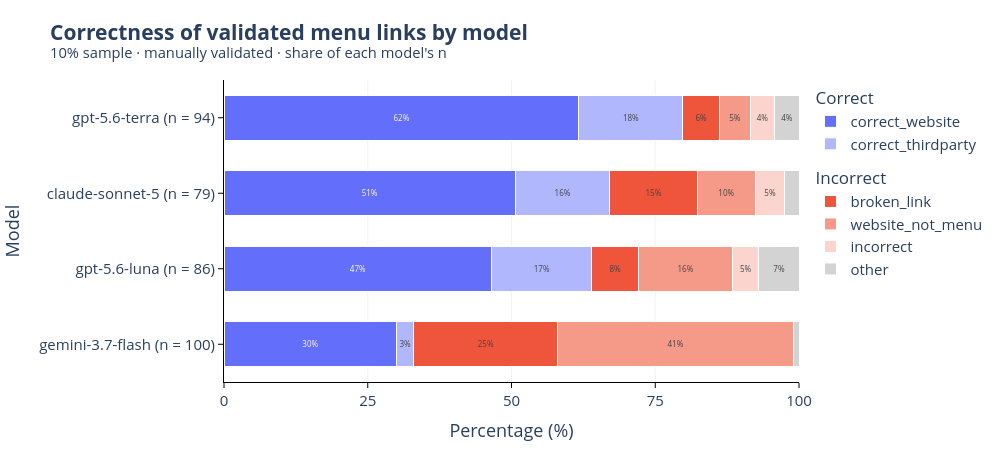

Write notebook code for a chart like this one.
### Code cell
correct_categories = ['correct_website', 'correct_thirdparty']
incorrect_categories = ['broken_link', 'website_not_menu', 'incorrect', 'other']
n_per_model = category_counts_raw.sum(axis=1)
# percentage of each model's own n, since the models don't have the same number of annotated links
category_share = category_counts_raw.div(n_per_model, axis=0) * 100
pct_correct = category_share[correct_categories].sum(axis=1)
model_labels = [f"{m} (n = {n_per_model[m]})" for m in category_counts_raw.index]

# ascending, since the first category is drawn at the bottom -> highest share of correct responses on top
model_order = [f"{m} (n = {n_per_model[m]})" for m in pct_correct.sort_values().index]

fig = go.Figure()

for group, categories in [("Correct", correct_categories), ("Incorrect", incorrect_categories)]:
    for category in categories:
        pct = category_share[category].values
        fig.add_trace(go.Bar(
            x=pct,
            y=model_labels,
            orientation="h",
            name=category,
            marker_color=CATEGORY_COLORS[category],
            legendgroup=group,
            legendgrouptitle_text=group,
            customdata=np.stack([pct, category_counts_raw[category].values], axis=-1),
            text=[f"{v:.0f}%" if v > 0 else "" for v in pct],
            textposition="inside",
            insidetextanchor="middle",
            textangle=0,
            hovertemplate=f"<b>%{{y}}</b><br>{category}: %{{customdata[0]:.1f}}% (%{{customdata[1]}})<extra></extra>",
        ))

fig.update_traces(width=0.6, marker_line_color="white", marker_line_width=1)

fig.update_layout(
    title=plot_title("Correctness of validated menu links by model", "10% sample · manually validated · share of each model's n"),
    barmode="stack",
    xaxis=dict(title="Percentage (%)", range=[0, 100], dtick=25),
    yaxis=dict(title="Model", categoryorder="array", categoryarray=model_order),
    uniformtext=dict(minsize=8, mode="hide"),
    height=450,
    width=1000,
    legend=dict(
        orientation="v",
        xanchor="left",
        traceorder="grouped",  # plotly reverses the legend for stacked bars by default
    ),
    margin=MARGIN,
)

fig.update_xaxes(
    showgrid=True,
    gridcolor="#e5e5e5",
    gridwidth=0.5
)

save_plot(fig, 'correctes-validated-menu-links-pr-model-10%.svg')
fig.show()

### Figure 1 — Plotly figure (JSON) as saved in the notebook; plotly's stock layout.template omitted (floating-point values rounded to 4 significant figures)
{"data": [{"customdata": [[50.63, 40.0], [30.0, 30.0], [46.51, 40.0], [61.7, 58.0]], "hovertemplate": "<b>%{y}</b><br>correct_website: %{customdata[0]:.1f}% (%{customdata[1]})<extra></extra>", "insidetextanchor": "middle", "legendgroup": "Correct", "legendgrouptitle": {"text": "Correct"}, "marker": {"color": "#636EFA", "line": {"color": "white", "width": 1}}, "name": "correct_website", "orientation": "h", "text": ["51%", "30%", "47%", "62%"], "textangle": 0, "textposition": "inside", "type": "bar", "width": 0.6, "x": [50.63, 30.0, 46.51, 61.7], "y": ["claude-sonnet-5 (n = 79)", "gemini-3.7-flash (n = 100)", "gpt-5.6-luna (n = 86)", "gpt-5.6-terra (n = 94)"]}, {"customdata": [[16.46, 13.0], [3.0, 3.0], [17.44, 15.0], [18.09, 17.0]], "hovertemplate": "<b>%{y}</b><br>correct_thirdparty: %{customdata[0]:.1f}% (%{customdata[1]})<extra></extra>", "insidetextanchor": "middle", "legendgroup": "Correct", "legendgrouptitle": {"text": "Correct"}, "marker": {"color": "#B1B7FD", "line": {"color": "white", "width": 1}}, "name": "correct_thirdparty", "orientation": "h", "text": ["16%", "3%", "17%", "18%"], "textangle": 0, "textposition": "inside", "type": "bar", "width": 0.6, "x": [16.46, 3.0, 17.44, 18.09], "y": ["claude-sonnet-5 (n = 79)", "gemini-3.7-flash (n = 100)", "gpt-5.6-luna (n = 86)", "gpt-5.6-terra (n = 94)"]}, {"customdata": [[15.19, 12.0], [25.0, 25.0], [8.14, 7.0], [6.383, 6.0]], "hovertemplate": "<b>%{y}</b><br>broken_link: %{customdata[0]:.1f}% (%{customdata[1]})<extra></extra>", "insidetextanchor": "middle", "legendgroup": "Incorrect", "legendgrouptitle": {"text": "Incorrect"}, "marker": {"color": "#EF553B", "line": {"color": "white", "width": 1}}, "name": "broken_link", "orientation": "h", "text": ["15%", "25%", "8%", "6%"], "textangle": 0, "textposition": "inside", "type": "bar", "width": 0.6, "x": [15.19, 25.0, 8.14, 6.383], "y": ["claude-sonnet-5 (n = 79)", "gemini-3.7-flash (n = 100)", "gpt-5.6-luna (n = 86)", "gpt-5.6-terra (n = 94)"]}, {"customdata": [[10.13, 8.0], [41.0, 41.0], [16.28, 14.0], [5.319, 5.0]], "hovertemplate": "<b>%{y}</b><br>website_not_menu: %{customdata[0]:.1f}% (%{customdata[1]})<extra></extra>", "insidetextanchor": "middle", "legendgroup": "Incorrect", "legendgrouptitle": {"text": "Incorrect"}, "marker": {"color": "#F59989", "line": {"color": "white", "width": 1}}, "name": "website_not_menu", "orientation": "h", "text": ["10%", "41%", "16%", "5%"], "textangle": 0, "textposition": "inside", "type": "bar", "width": 0.6, "x": [10.13, 41.0, 16.28, 5.319], "y": ["claude-sonnet-5 (n = 79)", "gemini-3.7-flash (n = 100)", "gpt-5.6-luna (n = 86)", "gpt-5.6-terra (n = 94)"]}, {"customdata": [[5.063, 4.0], [0.0, 0.0], [4.651, 4.0], [4.255, 4.0]], "hovertemplate": "<b>%{y}</b><br>incorrect: %{customdata[0]:.1f}% (%{customdata[1]})<extra></extra>", "insidetextanchor": "middle", "legendgroup": "Incorrect", "legendgrouptitle": {"text": "Incorrect"}, "marker": {"color": "#FBD4CE", "line": {"color": "white", "width": 1}}, "name": "incorrect", "orientation": "h", "text": ["5%", "", "5%", "4%"], "textangle": 0, "textposition": "inside", "type": "bar", "width": 0.6, "x": [5.063, 0.0, 4.651, 4.255], "y": ["claude-sonnet-5 (n = 79)", "gemini-3.7-flash (n = 100)", "gpt-5.6-luna (n = 86)", "gpt-5.6-terra (n = 94)"]}, {"customdata": [[2.532, 2.0], [1.0, 1.0], [6.977, 6.0], [4.255, 4.0]], "hovertemplate": "<b>%{y}</b><br>other: %{customdata[0]:.1f}% (%{customdata[1]})<extra></extra>", "insidetextanchor": "middle", "legendgroup": "Incorrect", "legendgrouptitle": {"text": "Incorrect"}, "marker": {"color": "#D3D3D3", "line": {"color": "white", "width": 1}}, "name": "other", "orientation": "h", "text": ["3%", "1%", "7%", "4%"], "textangle": 0, "textposition": "inside", "type": "bar", "width": 0.6, "x": [2.532, 1.0, 6.977, 4.255], "y": ["claude-sonnet-5 (n = 79)", "gemini-3.7-flash (n = 100)", "gpt-5.6-luna (n = 86)", "gpt-5.6-terra (n = 94)"]}], "layout": {"barmode": "stack", "height": 450, "legend": {"orientation": "v", "traceorder": "grouped", "xanchor": "left"}, "margin": {"b": 60, "l": 20, "r": 20, "t": 80}, "title": {"text": "<b>Correctness of validated menu links by model</b><br><sup>10% sample · manually validated · share of each model's n</sup>"}, "uniformtext": {"minsize": 8, "mode": "hide"}, "width": 1000, "xaxis": {"dtick": 25, "gridcolor": "#e5e5e5", "gridwidth": 0.5, "range": [0, 100], "showgrid": true, "title": {"text": "Percentage (%)"}}, "yaxis": {"categoryarray": ["gemini-3.7-flash (n = 100)", "gpt-5.6-luna (n = 86)", "claude-sonnet-5 (n = 79)", "gpt-5.6-terra (n = 94)"], "categoryorder": "array", "title": {"text": "Model"}}}}
